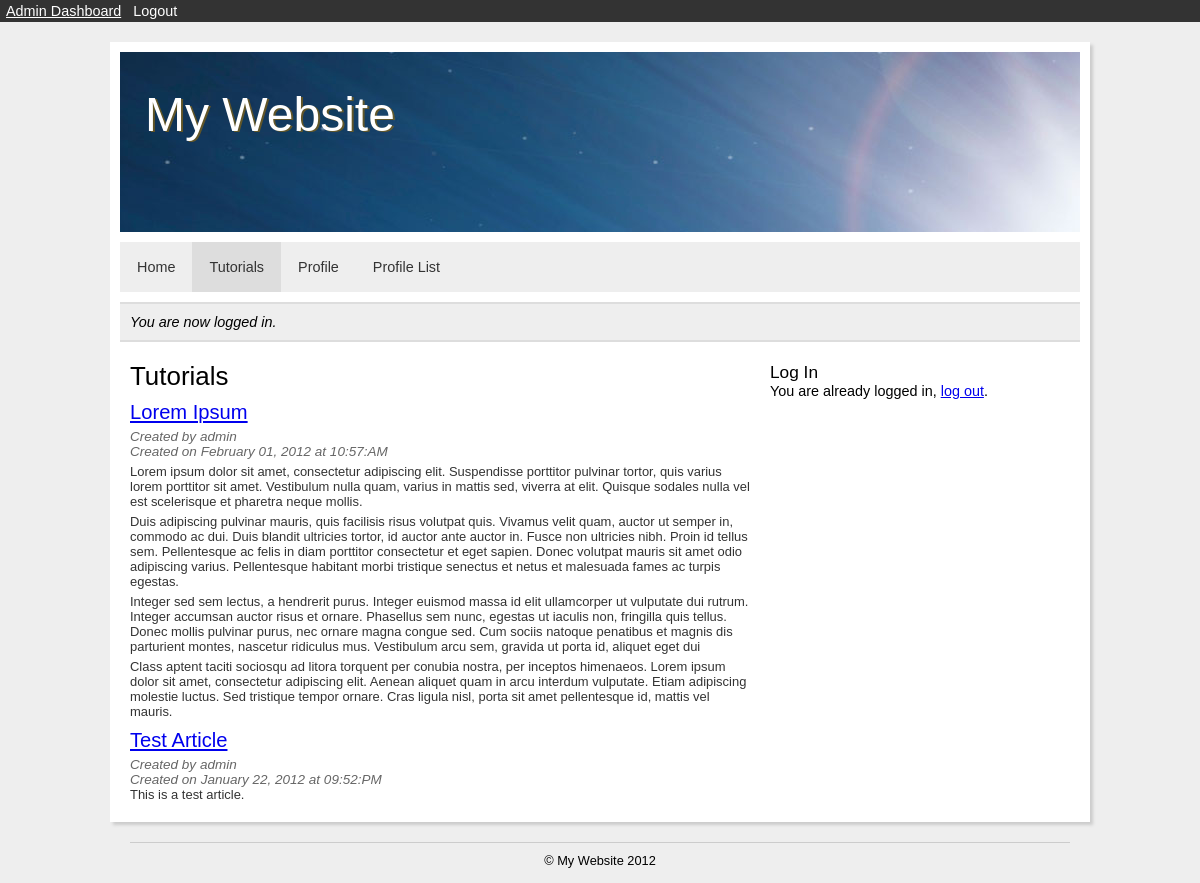
Screenshot of /index.php?a=tutorials (signed in) with the database file from the repository.
### tables this page shows
CREATE TABLE IF NOT EXISTS `tbl_settings` (
  `id` int(11) NOT NULL AUTO_INCREMENT,
  `website_name` varchar(100) NOT NULL,
  `tagline` varchar(100) NOT NULL,
  `keywords` varchar(255) NOT NULL,
  `description` varchar(255) NOT NULL,
  `offline` int(1) NOT NULL,
  `offline_message` varchar(255) NOT NULL,
  `editor` int(11) NOT NULL,
  `use_htaccess` int(1) NOT NULL,
  `debug_mode` int(1) NOT NULL,
  `date_modified` datetime NOT NULL,
  PRIMARY KEY (`id`)
);

CREATE TABLE IF NOT EXISTS `tbl_menu_items` (
  `id` int(11) NOT NULL AUTO_INCREMENT,
  `menu` int(11) NOT NULL,
  `type` int(11) NOT NULL,
  `name` varchar(100) NOT NULL,
  `alias` varchar(100) NOT NULL,
  `access` varchar(20) NOT NULL,
  `website_title` varchar(255) NOT NULL,
  `position` int(3) NOT NULL,
  `parameters` text NOT NULL,
  `date_modified` datetime NOT NULL,
  `date_created` datetime NOT NULL,
  PRIMARY KEY (`id`)
);

CREATE TABLE IF NOT EXISTS `tbl_articles` (
  `id` int(11) NOT NULL AUTO_INCREMENT,
  `author` int(11) NOT NULL,
  `category` int(11) NOT NULL,
  `name` varchar(255) NOT NULL,
  `content` text NOT NULL,
  `keywords` varchar(100) NOT NULL,
  `description` varchar(100) NOT NULL,
  `hits` int(11) NOT NULL,
  `published` int(1) NOT NULL,
  `comments` int(1) NOT NULL,
  `date_modified` datetime NOT NULL,
  `date_created` datetime NOT NULL,
  PRIMARY KEY (`id`)
);

CREATE TABLE IF NOT EXISTS `tbl_users` (
  `id` int(11) NOT NULL AUTO_INCREMENT,
  `permission` int(11) NOT NULL,
  `username` varchar(20) NOT NULL,
  `password` varchar(40) NOT NULL,
  `email` varchar(255) NOT NULL,
  `first_name` varchar(50) NOT NULL,
  `last_name` varchar(50) NOT NULL,
  `bio` text NOT NULL,
  `url` varchar(200) NOT NULL,
  `gender` varchar(1) NOT NULL,
  `status` varchar(50) NOT NULL,
  `email_notifications` int(1) NOT NULL,
  `enabled` int(1) NOT NULL,
  `date_modified` datetime NOT NULL,
  `date_created` datetime NOT NULL,
  PRIMARY KEY (`id`)
);

CREATE TABLE IF NOT EXISTS `tbl_module_items` (
  `id` int(11) NOT NULL AUTO_INCREMENT,
  `type` int(11) NOT NULL,
  `name` varchar(50) NOT NULL,
  `position` int(3) NOT NULL,
  `parameters` text NOT NULL,
  `date_modified` datetime NOT NULL,
  `date_created` datetime NOT NULL,
  PRIMARY KEY (`id`)
);

### library/core/session.php (called while the page is built, shortened)
<?php
class Session {
	private $logged_in = false;
	public function is_logged_in() {
		return $this->logged_in;
	}
	private function check_login() {
		if(isset($_SESSION['user_id'])) {
			$this->user_id = $_SESSION['user_id'];
			$this->logged_in = true;
		} else {
			unset($this->user_id);
			$this->logged_in = false;
		}
	}
}
$session = new Session();
?>

### library/core/mysql.php (called while the page is built, shortened)
<?php
class MySQL {
	private $connection;
	public function open_connection() {
		$this->connection = mysql_connect(DATABASE_SERVER, DATABASE_USERNAME, DATABASE_PASSWORD);
		if(!$this->connection) {
			die("MySQL connection failed: " . mysql_error());
		} else {
			$db_select = mysql_select_db(DATABASE_NAME, $this->connection);
		}
	}
	public function query($sql) {
		$result = mysql_query($sql, $this->connection);
		return $result;
	}
	public function fetch_array($result) {
		return mysql_fetch_array($result);
	}
}
$database = new MySQL();
?>

### library/core/core.php (called while the page is built, shortened)
<?php
class Core {
	protected static $table_name;
	public static function instantiate($record) {
		$object = new $class_name;
		foreach($record as $attribute => $value) {
			if($object->has_attribute($attribute)) {
				$object->$attribute = $value;
			}
		}
		return $object;
	}
	public static function find_by_id($id=0) {
		$result_array = static::find_by_sql("SELECT * FROM " . DATABASE_TBL_PREFIX . static::$table_name . " WHERE id={$id} LIMIT 1");
		return !empty($result_array) ? array_shift($result_array) : false;
	}
	public static function find_by_sql($sql="") {
		global $database;
		$result = $database->query($sql);
		$object_array = array();
		while($row = $database->fetch_array($result)) {
			$object_array[] = static::instantiate($row);
		}
		return $object_array;
	}
	private function has_attribute($attribute) {
		$object_vars = get_object_vars($this);
		return array_key_exists($attribute, $object_vars);
	}
}
?>

### library/core/permission.php (called while the page is built, shortened)
<?php
class Permission extends Core {
	public static function get_access_level() {
		global $session;
		$user = User::find_by_id($session->user_id);
		$permission = Permission::find_by_id($user->permission);
		return $permission->access;
	}
}
?>

### index.php (called while the page is built, shortened)
<?php
require_once('library/load.php');
require(SITE_ROOT.'library/core/website.php');
require(PUBLIC_TEMPLATE.'index.php');
?>

### library/core/setting.php (called while the page is built, shortened)
<?php
class Setting extends Core {
	public static function debug_mode() {
		if($setting = Setting::find_by_id(1)) {
			if($setting->debug_mode == 1) {
				ini_set('display_errors', true);
			} else {
				ini_set('display_errors', false);
			}
		} else {
			die('Could not retrieve settings.');
		}
	}
}
Setting::debug_mode();
?>

### library/load.php (called while the page is built, shortened)
<?php
require_once(LIBRARY_PATH.DS.'includes'.DS.'functions.php');
if(DATABASE_TYPE == 'MySQL') {
	require_once(LIBRARY_PATH.'core'.DS.'mysql.php');
} elseif(DATABASE_TYPE == 'MySQLi') {
	require_once(LIBRARY_PATH.'core'.DS.'mysqli.php');
}
require_once(LIBRARY_PATH.DS.'core'.DS.'session.php');
require_once(LIBRARY_PATH.DS.'core'.DS.'core.php');
require_once(LIBRARY_PATH.DS.'core'.DS.'setting.php');
require_once(LIBRARY_PATH.DS.'core'.DS.'article.php');
require_once(LIBRARY_PATH.DS.'core'.DS.'menu-item.php');
require_once(LIBRARY_PATH.DS.'core'.DS.'module-item.php');
require_once(LIBRARY_PATH.DS.'core'.DS.'permission.php');
?>

### library/core/menu-item.php (called while the page is built, shortened)
<?php
class MenuItem extends Core {
	public static $table_name = 'menu_items';
	public static function find_by_alias($alias) {
		$result_array = self::find_by_sql("SELECT * FROM " . DATABASE_TBL_PREFIX . self::$table_name . " WHERE alias='{$alias}' LIMIT 1");
		return !empty($result_array) ? array_shift($result_array) : false;
	}
	public static function find_permitted_items($menu) {
		global $session;
		if(!$session->is_logged_in()) {
			return static::find_by_sql("SELECT * FROM " . DATABASE_TBL_PREFIX . static::$table_name . " WHERE menu='{$menu}' AND access='public' OR access='all' ORDER BY position ASC");
		} elseif($session->is_logged_in()) {
			if(Permission::get_access_level() <= 2) {
				return static::find_by_sql("SELECT * FROM " . DATABASE_TBL_PREFIX . static::$table_name . " WHERE menu='{$menu}' AND access='special' OR access='loggedin' OR access='all' ORDER BY position ASC");
			} else {
				return static::find_by_sql("SELECT * FROM " . DATABASE_TBL_PREFIX . static::$table_name . " WHERE menu='{$menu}' AND access='loggedin' OR access='all' ORDER BY position ASC");
			}
		}
	}
}
?>

### library/core/article.php (called while the page is built, shortened)
<?php
class Article extends Core {
	public static $table_name = 'articles';
	public static function find_by_category($category) {
		return static::find_by_sql("SELECT * FROM " . DATABASE_TBL_PREFIX . self::$table_name . " WHERE category='{$category}' ORDER BY id DESC");
	}
}
?>

### library/includes/functions.php (called while the page is built, shortened)
<?php
function datetime_to_text($datetime="") {
	$unixdatetime = strtotime($datetime);
	return strftime("%B %d, %Y at %I:%M:%p", $unixdatetime);
}
?>

### library/core/module-item.php (called while the page is built, shortened)
<?php
class ModuleItem extends Core {
	public static $table_name = 'module_items';
	public static function find_permitted_items() {
		return static::find_by_sql("SELECT * FROM " . DATABASE_TBL_PREFIX . static::$table_name . " ORDER BY position ASC");
	}
}
?>

### components/content/category/menu-output.php (the view, shortened to what this page needs)
<?php
$params = $menuitem->parameters;
$param = explode(',', $params);
$category = $param[0];
$title_linkable = $param[1];
$get_category = Category::find_by_id($category);
$find_articles = Article::find_by_category($get_category->id);
?>
<?php foreach($find_articles as $article): ?>
<?php $author = User::find_by_id($article->author); ?>
<div class="article">
	<h3><?php if($title_linkable == 1): ?><a href="index.php?system=article&amp;id=<?php echo $article->id; ?>" title="<?php echo $article->name; ?>"><?php endif; ?><?php echo $article->name; ?><?php if($title_linkable == 1): ?></a><?php endif; ?></h3>
	<div class="article-author">Created by <?php echo $author->username; ?></div>
	<div class="article-date">Created on <?php echo datetime_to_text($article->date_created); ?></div>
	<div class="article-content"><?php echo $article->content; ?></div>
</div>
<?php endforeach; ?>

### library/core/website.php (shortened to what this page needs)
<?php
class Website extends Core {
	public function head() {
		if(isset($_GET['a'])) {
			if($menuitem = MenuItem::find_by_alias($_GET['a'])) {
				$menutype = MenuType::find_by_id($menuitem->type);
				$title = $menuitem->website_title;
			}
		} elseif(isset($_GET['system'])) {
			$title = NULL;
		} elseif(!$_GET) {
			$menuitem = MenuItem::find_by_id(1);
			$menutype = MenuType::find_by_id($menuitem->type);
			$title = $menuitem->website_title;
		}
	}
	public function admin($built_in_css = TRUE) {
		global $session;
		if(!$session->is_logged_in()) {
		} else {
			$permission = Permission::get_access_level();
			if($permission < 4) {
			} else {
				include('views/admin.php');
				$view = ob_get_clean();
				echo $view;
			}
		}
	}
	public function name() {
		$settings = Setting::find_by_id(1);
		echo $settings->website_name;
	}
	public function main_menu($menuclass = 'nav', $itemclass = 'item') {
		$items = MenuItem::find_permitted_items(1);
		include('views/main-menu.php');
		$view = ob_get_clean();
		echo $view;
	}
	public function content() {
		if(isset($_GET['a'])) {
			if($menuitem = MenuItem::find_by_alias($_GET['a'])) {
				$menutype = MenuType::find_by_id($menuitem->type);
				$view = '<h2>'.$menuitem->name.'</h2>';
				include(SITE_ROOT.'components/'.$menutype->directory.'/menu-output.php');
				$view .= ob_get_clean();
				echo $view;
			} else {
				redirect('404.php');
			}
		}
	}
	public function modules() {
		$modules = ModuleItem::find_permitted_items();
		include('views/modules.php');
		$view = ob_get_clean();
		echo $view;
	}
}
?>

### views/main-menu.php (shortened to what this page needs)
<ul class="<?php echo $menuclass; ?>">
	<?php foreach($items as $item): ?>
	<?php
		if(isset($_GET['a'])) {
			if($_GET['a'] == $item->alias) {
				$selected = ' selected';
			} else {
				$selected = NULL;
			}
		} elseif(!isset($_GET['a']) && $item->id == 1) {
			$selected = ' selected';
		} else {
			$selected = NULL;
		}
	?>
	<li><a href="index.php?a=<?php echo $item->alias; ?>" class="<?php echo $itemclass.$selected; ?>"><?php echo $item->name; ?></a></li>
	<?php endforeach; ?>
</ul>

### views/modules.php (shortened to what this page needs)
<ul class="modules">
<?php
	foreach($modules as $module):
	$type = Module::find_by_id($module->type);
?>
	<li class="module">
		<h3><?php echo $module->name; ?></h3>
		<?php require('components/'.$type->directory.'/module-output.php'); ?>
	</div>
<?php endforeach; ?>

### components/users/login/module-output.php (shortened to what this page needs)
<?php
global $session;
?>
<?php if($session->is_logged_in()): ?>
<p>You are already logged in, <a href="components/users/login/process.php?a=<?php echo $_GET['a']; ?>&amp;logout=true" title="Log out">log out</a>.</p>
<?php endif; ?>

### templates/public/default/css/style.css (style rules this page uses)
body { font: 1em Arial, Helvetica, Sans-Serif; background: #EEE; }
.nav { overflow: hidden; text-align: center; background: #EEE; width: 960px; margin: 10px auto; }
.nav li { float: left; }
.nav li a, .nav li a:link, .nav li a:visited { display: block; padding: 17px; font-size: .9em; text-decoration: none; color: #333; }
.nav li a.selected { background: #DDD; }
.content h2 { font-size: 1.8em; padding: 0px 0px 5px 0px; }
.content h3 { font-size: 1.4em; padding: 5px 0px; }
.content p { margin: 5px 0px; }
.sidebar h3 { font-size: 1.2em; }
.article-author, .article-date { font-size: .94em; font-style: italic; color: #666; }
.article-content { color: #333; font-size: .9em; }

### rows the page displays
tbl_settings: website_name "My Website My Website"
tbl_menu_items: name "Home"
tbl_menu_items: name "Tutorials"
tbl_menu_items: name "Profile"
tbl_menu_items: name "Profile List"
tbl_articles: name "Lorem Ipsum", date_created "February 01, 2012 at 10:57:AM", content "Lorem ipsum dolor sit amet, consectetur adipiscing elit. Suspendisse porttitor pulvinar tortor, quis varius lorem porttitor sit amet. Vestibulum nulla quam, varius in mattis sed, viverra at elit. Quisque sodales nulla vel est scelerisque et pharetra neque mollis. Duis adipiscing pulvinar mauris, quis facilisis risus volutpat quis. Vivamus velit quam, auctor ut semper in, commodo ac dui. Duis blandit ultricies tortor, id auctor ante auctor in. Fusce non ultricies nibh. Proin id tellus sem. Pellentesque ac felis in diam porttitor consectetur et eget sapien. Donec volutpat mauris sit amet odio adipiscing varius. Pellentesque habitant morbi tristique senectus et netus et malesuada fames ac…"
tbl_users: username "admin"
tbl_articles: name "Test Article", date_created "January 22, 2012 at 09:52:PM", content "This is a test article."
tbl_module_items: name "Log In"

### other values shown
$_SESSION['message'] "You are now logged in."
